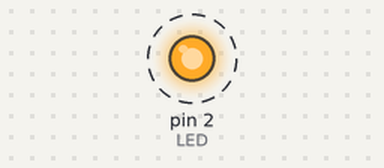
The sketch below on a simulated Arduino Uno, built with avr-gcc and run on an emulated ATmega328P. Shown: output pins drawn as LEDs (lit = HIGH). Dashed ring = blinking. What the sketch prints to the serial monitor is not drawn.

Above: at 0.5 s.
Timing chart, 0 to 4.6 s (numbered marks = the images above):
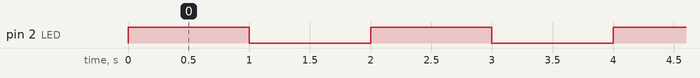

The sketch:

blink_esp.ino
```cpp
#define LED 2
// the setup function runs once when you press reset or power the board
void setup() {
  // initialize digital pin 4 as an output.
  pinMode(LED, OUTPUT);
  Serial.begin(9600);
}

// the loop function runs over and over again forever
void loop() {
  digitalWrite(LED, HIGH);   // turn the LED on (HIGH is the voltage level)
  delay(1000);                       // wait for a second
  digitalWrite(LED, LOW);    // turn the LED off by making the voltage LOW
  delay(1000);                       // wait for a second
  Serial.println("ok");
}
```

Measured:
- by itself, pin 2 (LED): alternates HIGH for 1.0 s and LOW for 1.0 s
